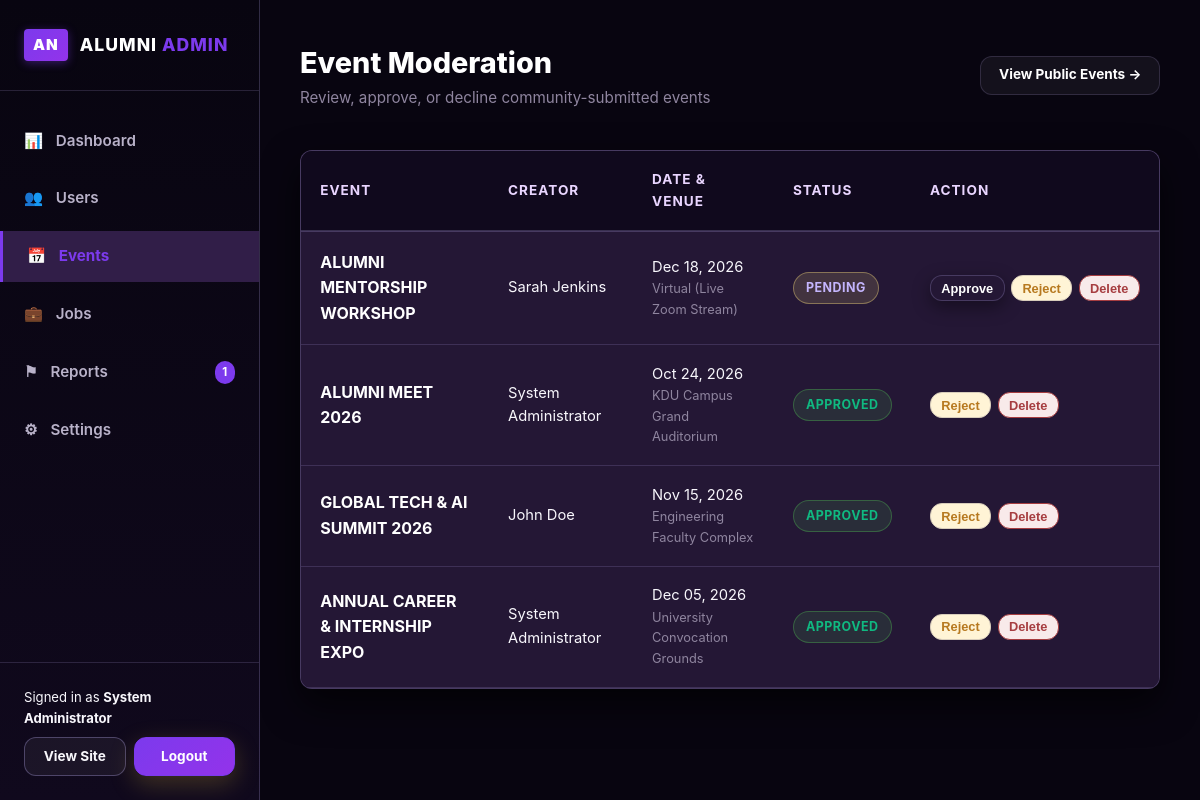
/admin/events.php (signed in), run on the app's committed database.
### tables this page shows
CREATE TABLE IF NOT EXISTS events (
    id INT AUTO_INCREMENT PRIMARY KEY,
    title VARCHAR(200) NOT NULL,
    description TEXT NOT NULL,
    event_date DATE NOT NULL,
    reg_date DATE DEFAULT NULL,
    event_time TIME NOT NULL,
    start_time TIME DEFAULT NULL,
    end_time TIME DEFAULT NULL,
    location VARCHAR(200) NOT NULL,
    capacity INT NOT NULL DEFAULT 100,
    organizer_id INT NOT NULL,
    status ENUM('pending', 'approved', 'rejected') NOT NULL DEFAULT 'approved',
    is_closed TINYINT(1) NOT NULL DEFAULT 0,
    image_url VARCHAR(255) DEFAULT NULL,
    created_at TIMESTAMP DEFAULT CURRENT_TIMESTAMP,
    FOREIGN KEY (organizer_id) REFERENCES users(id) ON DELETE CASCADE
);

### config/db.php (called while the page is built, shortened)
<?php
function get_base_url() {
    $script_dir = str_replace('\\', '/', dirname($_SERVER['SCRIPT_NAME']));
    $parts = array_values(array_filter(explode('/', trim($script_dir, '/')), function($p) {
        return $p !== '' && $p !== '.';
    }));
    if (!empty($parts) && in_array(end($parts), ['auth', 'admin', 'config', 'includes'])) {
        array_pop($parts);
    }
    $path = implode('/', $parts);
    return '/' . ($path ? $path . '/' : '');
}

### admin/events.php (the view, shortened to what this page needs)
<?php
require_once __DIR__ . '/../config/db.php';
$baseUrl = get_base_url();
$eventsList = [];
if ($db_connected && $pdo) {
    try {
        $stmt = $pdo->query("
            SELECT e.*, CONCAT(u.first_name, ' ', u.last_name) AS creator_name, u.email AS creator_email
            FROM events e
            LEFT JOIN users u ON e.organizer_id = u.id
            ORDER BY FIELD(e.status, 'pending', 'approved', 'rejected'), e.event_date ASC
        ");
        $eventsList = $stmt->fetchAll();
    } catch (Exception $e) {
        $eventsList = [];
    }
}
?>
<!DOCTYPE html>
<html lang="en">
<head>
    <link rel="stylesheet" href="<?php echo $baseUrl; ?>assets/css/style.css">
</head>
<body>
<div class="admin-layout">
    <?php require_once __DIR__ . '/includes/sidebar.php'; ?>
    <main class="admin-main">
        <div class="admin-header">
            <div>
                <h1 class="admin-title">Event Moderation</h1>
                <p style="color: var(--text-muted); font-size: 0.95rem;">Review, approve, or decline community-submitted events</p>
            </div>
            <div>
                <a href="<?php echo $baseUrl; ?>events.php" target="_blank" class="btn btn-outline-light btn-sm" style="color: var(--text-light); border-color: var(--border-color);">
                    View Public Events &rarr;
                </a>
            </div>
        </div>
        <div class="table-responsive">
            <table class="admin-table">
                <thead>
                    <tr>
                        <th>Event</th>
                        <th>Creator</th>
                        <th>Date &amp; Venue</th>
                        <th>Status</th>
                        <th>Action</th>
                    </tr>
                </thead>
                <tbody>
                    <?php foreach ($eventsList as $event): ?>
                        <tr>
                            <td>
                                <strong style="color: var(--text-light); font-size: 1rem;">
                                    <?php echo htmlspecialchars($event['title']); ?>
                                </strong>
                            </td>
                            <td><?php echo htmlspecialchars($event['creator_name'] ?? 'Alumnus'); ?></td>
                            <td>
                                <div><?php echo date('M d, Y', strtotime($event['event_date'])); ?></div>
                                <div style="font-size: 0.8rem; color: var(--text-muted);"><?php echo htmlspecialchars($event['location']); ?></div>
                            </td>
                            <td>
                                <span class="badge badge-<?php echo strtolower($event['status']); ?>">
                                    <?php echo ucfirst($event['status']); ?>
                                </span>
                            </td>
                            <td>
                                <div style="display: flex; gap: 0.4rem;">
                                    <?php if ($event['status'] !== 'approved'): ?>
                                        <form method="POST" style="display: inline;">
                                            <button type="submit" class="btn btn-primary btn-sm" style="padding: 0.3rem 0.65rem; font-size: 0.8rem;">
                                                Approve
                                            </button>
                                        </form>
                                    <?php endif; ?>
                                    <?php if ($event['status'] !== 'rejected'): ?>
                                        <form method="POST" style="display: inline;">
                                            <button type="submit" class="btn btn-sm" style="background: #FFF4D6; color: #B7791F; border: 1px solid #D8CDBB; padding: 0.3rem 0.65rem; font-size: 0.8rem;">
                                                Reject
                                            </button>
                                        </form>
                                    <?php endif; ?>
                                    <form method="POST" style="display: inline;" onsubmit="return confirm('Are you sure you want to delete this event?');">
                                        <button type="submit" class="btn btn-sm" style="background: #F8EAEA; color: #A63D40; border: 1px solid #A63D40; padding: 0.3rem 0.65rem; font-size: 0.8rem;">
                                            Delete
                                        </button>
                                    </form>
                                </div>
                            </td>
                        </tr>
                    <?php endforeach; ?>
                </tbody>
            </table>
        </div>
    </main>
</div>
</body>
</html>

### assets/css/style.css (style rules this page uses)
:root { --near-black: #05030A; --deep-burgundy: #10091D; --burgundy-surface: #1B1230; --gold-muted: #9333EA; --gold-main: #7C3AED; --gold-highlight: #C4B5FD; --warm-white: #F8F7FC; --secondary-text: #B9B2C9; --bg-color: #080510; --bg-dark: #05030A; --bg-secondary: #10091D; --main-container: #130D20; --surface-color: #1B1230; --surface-dark: #10091D; --surface-elevated: #241735; --primary-color: #7C3AED; --primary-dark: #5B21B6; --primary-light: #9333EA; --secondary-color: #6D28D9; --accent-color: #7C3AED; --accent-light: #C4B5FD; --accent-dark: #9333EA; --pale-highlight: #E9D5FF; --violet-electric: #9333EA; --lavender-soft: #C4B5FD; --text-color: #F8F7FC; --text-main: #F8F7FC; --text-light: #FFFFFF; --text-muted: #8F859F; --text-muted-light: #B9B2C9; --border-color: rgba(196, 181, 253, 0.16); --border-gold: rgba(196, 181, 253, 0.22); --border-dark: rgba(196, 181, 253, 0.14); --success-color: #10B981; --success-bg: rgba(16, 185, 129, 0.15); --warning-color: #F59E0B; --warning-bg: rgba(245, 158, 11, 0.15); --danger-color: #EF4444; --danger-bg: rgba(239, 68, 68, 0.15); --info-color: #38BDF8; --info-bg: rgba(56, 189, 248, 0.15); --disabled-color: #6B637B; --disabled-bg: #130D20; --border-radius: 12px; --card-shadow: 0 16px 36px rgba(0, 0, 0, 0.65); --card-hover-shadow: 0 24px 50px rgba(0, 0, 0, 0.8), 0 0 30px rgba(124, 58, 237, 0.25); --purple-glow: rgba(124, 58, 237, 0.24); --gold-glow: 0 0 24px rgba(124, 58, 237, 0.35); }
* { box-sizing: border-box; margin: 0; padding: 0; }
html { scroll-behavior: smooth; }
body { background-color: var(--bg-color); color: var(--text-color); font-family: -apple-system, BlinkMacSystemFont, 'Segoe UI', Roboto, Helvetica, Arial, sans-serif; line-height: 1.6; overflow-x: hidden; min-height: 100vh; }
a { color: var(--accent-light); text-decoration: none; transition: color 0.25s ease, opacity 0.25s ease; }
.btn { display: inline-flex; align-items: center; justify-content: center; padding: 0.85rem 1.8rem; font-size: 0.95rem; font-weight: 700; border-radius: var(--border-radius); border: 1px solid transparent; cursor: pointer; transition: transform 0.25s cubic-bezier(0.16, 1, 0.3, 1), box-shadow 0.25s ease, background-color 0.25s ease, border-color 0.25s ease, color 0.25s ease; text-align: center; text-decoration: none; position: relative; overflow: hidden; }
.btn-primary { background-color: #241735; color: var(--text-light); border: 1px solid var(--border-gold); box-shadow: 0 6px 18px rgba(0, 0, 0, 0.4); }
.btn-outline-light { background: rgba(248, 247, 252, 0.05); color: #F8F7FC; border: 1px solid rgba(196, 181, 253, 0.3); }
.btn-sm { padding: 0.48rem 1.1rem; font-size: 0.85rem; }
.admin-layout { display: flex; min-height: 100vh; }
.admin-main { flex-grow: 1; background-color: var(--bg-color); color: var(--text-color); padding: 2.5rem; overflow-y: auto; }
.admin-header { display: flex; justify-content: space-between; align-items: center; margin-bottom: 2.5rem; }
.admin-title { font-size: 1.8rem; font-weight: 800; color: var(--text-light); }
.table-responsive { overflow-x: auto; background-color: var(--surface-elevated); border-radius: var(--border-radius); border: 1px solid var(--border-gold); box-shadow: var(--card-shadow); }
.admin-table { width: 100%; border-collapse: collapse; text-align: left; }
.admin-table th { background-color: #10091D; color: var(--pale-highlight); padding: 1.1rem 1.2rem; font-size: 0.85rem; text-transform: uppercase; letter-spacing: 1px; font-weight: 700; border-bottom: 2px solid var(--border-gold); }
.admin-table td { padding: 1.1rem 1.2rem; background-color: var(--surface-elevated); color: var(--text-color); border-bottom: 1px solid var(--border-color); font-size: 0.92rem; }
.badge { display: inline-block; padding: 0.3rem 0.75rem; border-radius: 50px; font-size: 0.78rem; font-weight: 700; text-transform: uppercase; letter-spacing: 0.5px; }
.badge-approved, .badge-active { background: rgba(76, 175, 80, 0.15); color: #10B981; border: 1px solid rgba(76, 175, 80, 0.4); }
.badge-pending { background: rgba(241, 215, 122, 0.15); color: #C4B5FD; border: 1px solid rgba(241, 215, 122, 0.4); }

### data on the page
events: title "ALUMNI MENTORSHIP WORKSHOP", creator_name "Sarah Jenkins", event_date "Dec 18, 2026", location "Virtual (Live Zoom Stream)", status "PENDING"
events: title "ALUMNI MEET 2026", creator_name "System Administrator", event_date "Oct 24, 2026", location "KDU Campus Grand Auditorium", status "APPROVED"
events: title "GLOBAL TECH & AI SUMMIT 2026", creator_name "John Doe", event_date "Nov 15, 2026", location "Engineering Faculty Complex", status "APPROVED"
events: title "ANNUAL CAREER & INTERNSHIP EXPO", creator_name "System Administrator", event_date "Dec 05, 2026", location "University Convocation Grounds", status "APPROVED"

### other printed values
$pendingRepCount "1"
$_SESSION['user_name'] "System Administrator"
